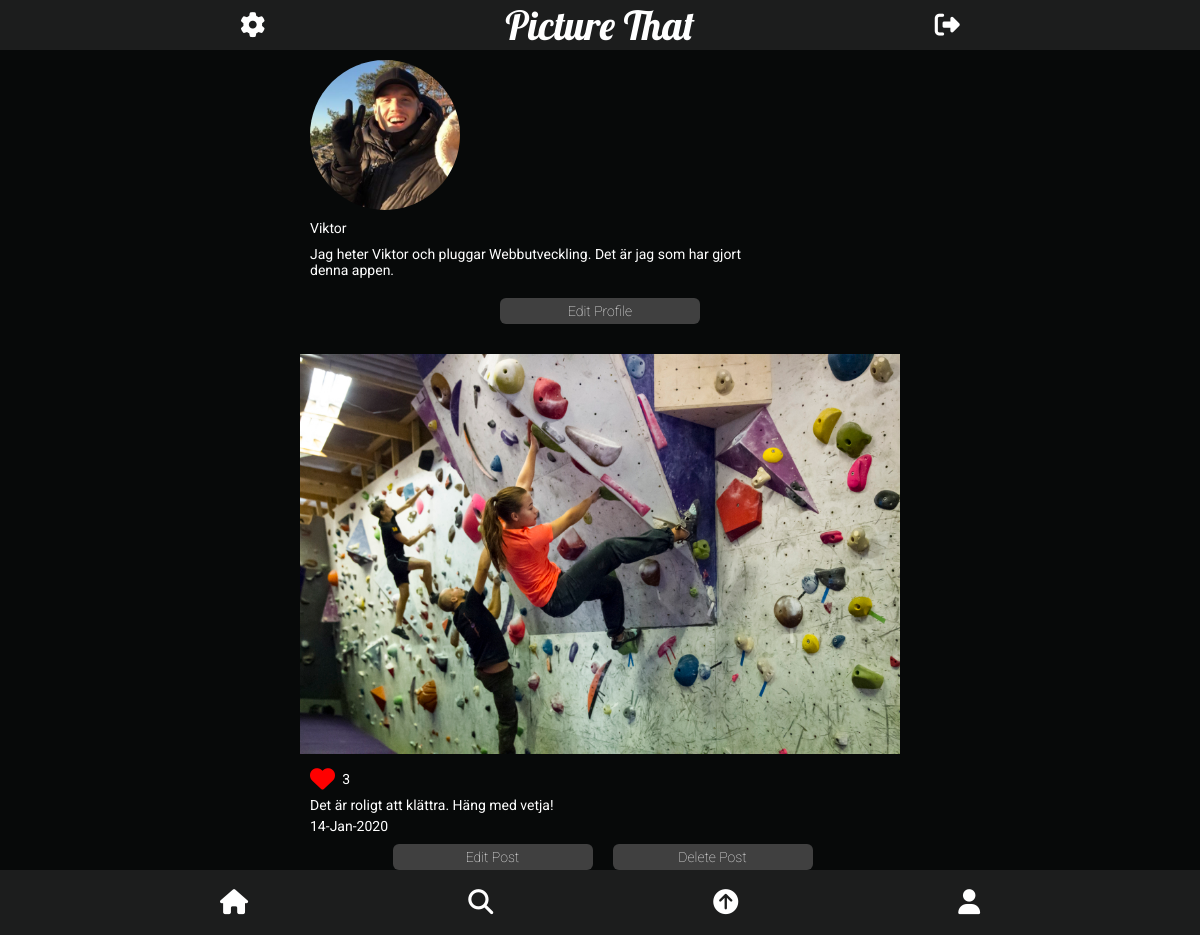
Page /profile.php?id=1 (signed in) on the committed database.
### tables this page shows
CREATE TABLE users (
id INTEGER PRIMARY KEY,
fullname VARCHAR,
username VARCHAR,
email VARCHAR,
password VARCHAR,
profileimage VARCHAR,
biography VARCHAR);

CREATE TABLE posts (
id integer primary KEY
autoincrement,
postImage VARCHAR,
postContent VARCHAR,
createdAt VARCHAR,
userId INTEGER
);

### app/functions.php (called while the page is built, shortened)
<?php
function isLoggedIn(): bool
{
    return isset($_SESSION['user']);
}
function getUserById(int $id, PDO $pdo): array
{
    $statement = $pdo->prepare('SELECT * FROM users WHERE id = :id');
    $statement->execute([
        ':id' => $id
    ]);
    $user = $statement->fetch(PDO::FETCH_ASSOC);
    if ($user) {
        return $user;
    }
}
function getPostsByUser(int $id, object $pdo): array
{
    $statement = $pdo->prepare('SELECT * FROM posts WHERE userId = :userId ORDER BY createdAt DESC');
    $statement->bindParam(':userId', $id, PDO::PARAM_INT);
    $statement->execute();
    $posts = $statement->fetchAll(PDO::FETCH_ASSOC);
    return $posts;
}
function countLikes(int $postId, object $pdo): string
{
    $statement = $pdo->prepare('SELECT COUNT(*) FROM likes WHERE postId = :postId');
    $statement->bindParam(':postId', $postId, PDO::PARAM_INT);
    $statement->execute();
    $likes = $statement->fetch(PDO::FETCH_ASSOC);
    return $likes["COUNT(*)"];
}
function isLikedByUser(int $postId, int $userId, object $pdo): bool
{
    $statement = $pdo->prepare('SELECT * FROM likes WHERE postId = :postId AND userId = :userId');
    $statement->bindParam(':postId', $postId, PDO::PARAM_INT);
    $statement->bindParam(':userId', $userId, PDO::PARAM_INT);
    $statement->execute();
    $isLikedByUser = $statement->fetch(PDO::FETCH_ASSOC);
    return $isLikedByUser ? true : false;
}
function isUser($user): bool
{
    if ($_SESSION['user']['id'] === $user['id']) {
        return true;
    } else {
        return false;
    }
}

### profile.php (the view, shortened to what this page needs)
<?php require __DIR__ . '/views/header.php'; ?>
<?php
$profileId = $_GET['id'];
$user = getUserById($profileId, $pdo);
$posts = getPostsByUser($profileId, $pdo);
$isUserProfile = isUser($user);
$loggedInUserId = $_SESSION['user']['id']; ?>
<section class="profile-page">
    <div class="profile-info">
        <div class="profile-image">
            <?php if (isLoggedIn()) : ?>
                <img loading="lazy" class="profile-image-src" src="<?= 'app/users/images/' . $user['profileimage'] ?>" alt="Profile-image">
            <?php endif; ?>
        </div>
        <p class=> <?php echo $user['username'] ?></p>
        <div class="biography-profile-page">
            <?php if (isLoggedIn()) : ?>
                <p><?php echo $user['biography']; ?></p>
            <?php endif; ?>
        </div>
    </div>
    <?php if ($isUserProfile) : ?>
        <form>
            <input type="button" class="submit-button" value="Edit Profile" onclick="window.location.href='settings.php'">
        </form>
    <?php endif; ?>
    <?php if (isLoggedIn()) : ?>
        <div class="profile-wrapper">
            <?php foreach ($posts as $post) : ?>
                <div data-id="<?= $post['id'] ?>" class="profile-post">
                    <img loading="lazy" data-id="<?= $post['id'] ?>" class="profile-post-src" src="<?= 'app/posts/uploads/' . $post['postImage'] ?>" alt="">
                    <div data-id="<?= $post['id'] ?>" class="post-content ">
                        <?php $likes = countLikes($post['id'], $pdo) ?>
                        <?php $isLikedByUser = isLikedByUser($post['id'], $_SESSION['user']['id'], $pdo); ?>
                        <div class="info-bottom-image">
                            <div class="likes-position">
                                <form data-id="<?= $post['id'] ?>" class="like-form" action="app/posts/likes.php" method="post" enctype="multipart/form-data">
                                    <button data-id="<?= $post['id'] ?>" class=" button-liked like <?= $isLikedByUser ? '' : 'hidden' ?>" type=" submit" name="postId" value="<?= $post['id'] ?>"><i class="fas fa-heart"></i></button>
                                </form>
                                <p class="likeCount<?= $post['id'] ?>"><?php echo $likes ?></p>
                            </div>
                            <p class="content-bottom"><?php echo $post['postContent']; ?></p>
                            <p class="date-bottom"><?php $date = $post['createdAt'];
                                                    $currentDate = explode("-", $date);
                                                    echo $currentDate[0] . '-' . $currentDate[1] . '-' . $currentDate[2] ?></p>
                        </div>
                        <?php if ($isUserProfile) : ?>
                            <div data-id="<?= $post['id'] ?>" class="update-post-content ">
                                <form class="edit-post-form" action="app/posts/update.php" method="post" enctype="multipart/form-data">
                                    <button data-id="<?= $post['id'] ?>" class="submit-button edit-button " type="button" name="postId" value="<?= $post['id'] ?>">Edit Post</button>
                                </form>
                                <form class="delete-button-form" action="app/posts/delete.php" method="post" enctype="multipart/form-data">
                                    <button class="submit-button button-delete " type="submit" name="postId" value="<?= $post['id'] ?>">Delete Post</button>
                                </form>
                            </div>
                        <?php endif; ?>
                    </div>
                <?php endforeach; ?>
                </div>
            <?php endif; ?>
</section>
<?php require __DIR__ . '/views/footer.php'; ?>

### assets/styles/main.css (style rules this page uses)
* { margin: 0; padding: 0; box-sizing: border-box; font-size: 14px; font-family: "Roboto", sans-serif; }
body { width: 100vw; display: flex; flex-direction: column; align-items: center; justify-content: center; background-color: #070909; color: white; }
section { width: 100%; display: flex; flex-direction: column; align-items: center; justify-content: center; }

### assets/styles/profile.css (style rules this page uses)
.profile-page { width: 100%; margin-top: 50px; display: flex; justify-content: flex-start; }
.profile-image-src { margin: 0 10px; border-radius: 50%; display: flex; width: 100px; height: 100px; object-fit: cover; }
.info-bottom-image { margin: 10px 30px 10px 10px; }
.likes-position { width: 40px; display: flex; align-items: center; justify-content: space-between; margin-bottom: 5px; }
.biography-profile-page { width: 80%; }
.profile-post-src { width: 100%; object-fit: cover; }
.profile-wrapper { width: 100vw; display: flex; flex-direction: row; flex-wrap: wrap; margin-bottom: 30px; margin-top: 15px; }
.profile-info { margin: 10px; width: 100%; }
.profile-info p { margin: 10px; }
.profile-post { margin-bottom: 5px; width: 100%; }
.update-post-content { display: flex; flex-direction: row; justify-content: center; margin: 0 0 20px 5px; }
.edit-post-form { display: flex; flex-direction: column; align-items: center; }

### assets/styles/footer.css (style rules this page uses)
i { font-size: 25px; color: white; }

### assets/styles/feed.css (style rules this page uses)
.content-bottom { margin-top: 5px; }
.date-bottom { margin-top: 5px; }

### assets/styles/buttons.css (style rules this page uses)
.submit-button, .follow-button { border: none; background: #404040; color: #ffffff; font-weight: 100; padding: 5px; border-radius: 6px; transition: all 0.3s ease 0s; width: 102px; }
.button-delete { width: 102px; }
.edit-button { margin-right: 20px; width: 102px; }
.button-liked { background: none; border: none; }
.button-liked i { color: red; }

### assets/styles/desktopversion.css (style rules this page uses)
@media all and (min-width: 768px) { section { width: 50vw; } }
@media all and (min-width: 768px) { body { margin: auto; width: 50vw; } }
@media all and (min-width: 768px) { .profile-wrapper { width: 50vw; } }
@media all and (min-width: 768px) { .profile-image-src { width: 150px; height: 150px; } }
@media all and (min-width: 768px) { .submit-button { width: 200px; } }
@media all and (min-width: 768px) { .submit-button { margin-bottom: 10px; } }
@media all and (min-width: 768px) { .profile-post-src { width: 100%; } }

### rows in the picture
users: profileimage (picture), username "Viktor", biography "Jag heter Viktor och pluggar Webbutveckling. Det är jag som har gjort denna appen."
posts: postImage (picture), $post['id'] 30 (drawn), likes "3", postContent "Det är roligt att klättra. Häng med vetja!", createdAt "14", createdAt "Jan", createdAt "2020"

### other values in the picture
$config['title'] "Picture That"
